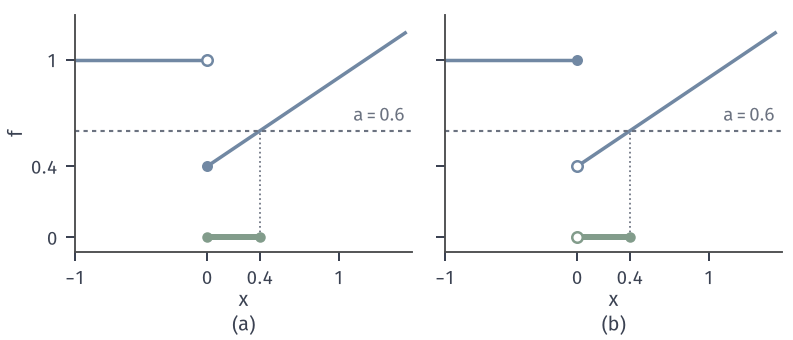

Source code (Python):
from pathlib import Path
import sys
ROOT = next(p for p in Path(__file__).resolve().parents if (p/'build.sh').is_file() and (p/'tex/book.tex').is_file())
sys.path.insert(0, str(ROOT/'figures/00-shared/mathematical-preliminaries-upper/00-shared/comprehension-figures'))
from support import figure, save, BLUE, GREEN, YELLOW, RED, PURPLE, INK, MUTED, GRID, BLUE_FILL, GREEN_FILL, YELLOW_FILL, RED_FILL, PURPLE_FILL
import numpy as np
HERE = Path(__file__).resolve().parent
STROKE = '#4C4D4F'
def panel(fig, left, right, top, bottom, wspace):
    fig.set_layout_engine(None)
    fig.subplots_adjust(left=left, right=right, top=top, bottom=bottom, wspace=wspace)
def tags(fig, axes):
    for ax, s in zip(axes, ('(a)', '(b)', '(c)', '(d)')):
        p = ax.get_position(); fig.text((p.x0+p.x1)/2, .015, s, ha='center', va='bottom')

# 两个函数只在 x=0 处的取值不同，下水平集 {f<=0.6}。
fig, axes = figure(width_mm=112, height_mm=48, ncols=2, sharey=True)
panel(fig, .095, .985, .955, .26, .1)
for ax,val in zip(axes,(0.4,1.0)):
    x=np.linspace(-1,-1e-3,10); ax.plot(x,np.ones_like(x),color=BLUE,lw=1.4)
    x=np.linspace(1e-3,1.5,100); ax.plot(x,.4+.5*x,color=BLUE,lw=1.4)
    other = 1.0 if val==.4 else .4
    ax.plot([0],[other],'o',ms=4.2,mfc='white',mec=BLUE,mew=1,zorder=4)
    ax.plot([0],[val],'o',ms=4.4,color=BLUE,mew=0,zorder=5)
    ax.axhline(.6,color=MUTED,lw=.85,ls=(0,(2,2)))
    ax.text(1.5,.63,'$a=0.6$',ha='right',va='bottom',color=MUTED,fontsize=7.5)
    ax.plot([0,.4],[0,0],color=GREEN,lw=2.4,solid_capstyle='butt',zorder=3)
    ax.plot([.4],[0],'o',ms=4.2,color=GREEN,mew=0,zorder=4)
    if val==.4: ax.plot([0],[0],'o',ms=4.2,color=GREEN,mew=0,zorder=4)
    else: ax.plot([0],[0],'o',ms=4.2,mfc='white',mec=GREEN,mew=1,zorder=4)
    ax.vlines(.4,0,.6,color=MUTED,lw=.7,ls=':')
    ax.set_xlim(-1,1.55); ax.set_ylim(-.08,1.25); ax.set_xticks([-1,0,.4,1]); ax.set_xticklabels(['$-1$','0','0.4','1']); ax.set_yticks([0,.4,1]); ax.set_yticklabels(['0','0.4','1']); ax.set_xlabel('$x$',labelpad=1)
axes[0].set_ylabel('$f$',labelpad=2)
tags(fig, axes)
save(fig, HERE, 'figure', {'f':'1 for x<0; .4+.5x for x>0; f(0)=.4 or 1','level':.6})
